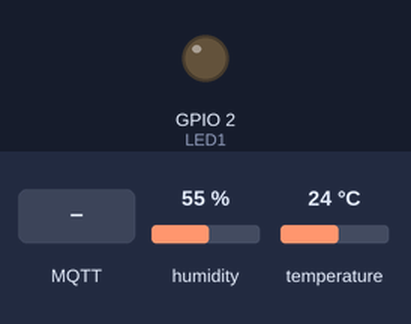
Bench run of a sketch on a simulated ESP32. Shown: output pins drawn as LEDs (lit = HIGH). Inputs (shaded band) come from the test bench; at power-on: humidity 55 %, temperature 24 °C. WiFi joins after 1.5 s; servers stay silent unless stated; no MQTT or app messages arrive unless stated; what the sketch prints to the serial monitor is not drawn.

Above: at 2.2 s.
2.3 s: MQTT message "on" arrives on the first subscribed topic
At 5.1 s:
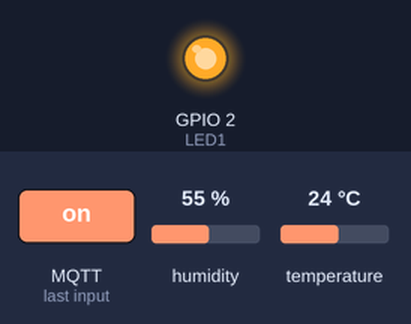
8.7 s: MQTT message "off" arrives on the first subscribed topic
At 10.9 s:
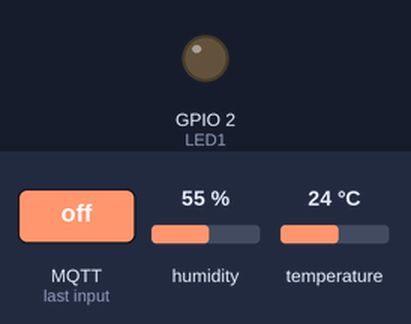
Timing chart, 0 to 12.4 s (numbered marks = the images above; inputs shaded):
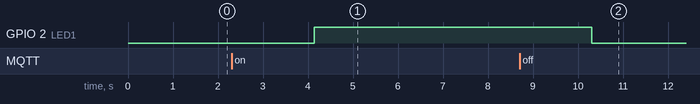

The sketch:

Lab10.ino
```cpp
//6188089 - Nattawipa Saetae

#define _DEBUG

/* Session 1 AHT */
#include <Adafruit_AHTX0.h>
Adafruit_AHTX0 aht;
sensors_event_t humidity, temp;

/* Session 2 (WiFi)*/
#include <WiFi.h>
bool wifiConnected = true; // Flag determining if this device can connect to WiFi

/* Session 3 NETPIE2020*/
#include <PubSubClient.h>

const char* ssid = "YingsakAIS1_2.4G"; // Your_SSID
const char* password = "Y0898111144Y"; // Your_SSID_Password
const char* mqtt_server = "broker.netpie.io";
const int mqtt_port = 1883;
const char* mqtt_Client = "1bbf7d26-5572-4b30-908e-0038317f79b7"; // Client ID
const char* mqtt_username = "KEgPPxPDHjd2NmWicrMXeck8GYGuiwHk"; // Token
const char* mqtt_password = "9C2-8LdRdwmD#$6w2xm8(IfJApYqh6AN"; // Secret

WiFiClient espClient;
PubSubClient client (espClient);

char msg[150];
long int lastMsg = 0;
long int nowMsg = 0;
int value = 0;
String output;

#define LED1 2 // use on-board LED

// Session NETPIE 2020

void reconnect() {
  while (!client.connected()) {

    Serial.print("Attempting MQTT connection…");

    if (client.connect(mqtt_Client, mqtt_username, mqtt_password)) {
      Serial.println("connected");
      client.subscribe("@msg/led"); //-- add subscribe
    }
    else {
      Serial.print("failed, rc=");
      Serial.print(client.state());
      Serial.println("try again in 5 seconds");
      delay(5000);
    }
  }
}

void callback(char* topic, byte* payload, unsigned int length) {
  Serial.print("Message arrived [");
  Serial.print(topic);
  Serial.print("] ");
  String message;
  for (int i = 0; i < length; i++) {
    message = message + (char)payload[i];
  }
  Serial.println(message);
  if(String(topic) == "@msg/led") {
    if (message == "on"){
      digitalWrite(LED1,1); //1--on
      client.publish("@shadow/data/update", "{\"data\" : {\"led\" : \"on\"}}");
      Serial.println("LED ON");
    }
    else if (message == "off") {
      digitalWrite(LED1,0); //0-off
      client.publish("@shadow/data/update", "{\"data\" : {\"led\" : \"off\"}}");
      Serial.println("LED OFF");
    }
  }
}

void setup() {
  /* For debugging */
#ifdef _DEBUG
  Serial.begin(115200); // Initiate Serial for Serial Monitor
#endif
  pinMode(LED1, OUTPUT); //--led


  if (! aht.begin()) {
    Serial.println("Could not find AHT? Check wiring");
    while (1) delay(10);
  }
  Serial.println("AHT10 or AHT20 found");

  /* Session (WiFi) Connect WiFi */
  WiFi.mode(WIFI_STA);
  WiFi.begin(ssid, password);
  uint32_t t = millis();
  while(WiFi.status() != WL_CONNECTED){ // Wait until connected if not connected
    delay(100);
    Serial.print(".");
    if(millis() - t > 1000){
      if(WiFi.status() != WL_CONNECTED)
        wifiConnected = false; // If the time elapses pass 1s, set the WiFi status to not connected
      break;
    }
  }
  Serial.println("");
   /* Session (NETPIE) Event Handlers and Connection */

  Serial.print("IP Address: ");
  Serial.println(WiFi.localIP());
  client.setServer(mqtt_server, mqtt_port);
  client.setCallback(callback); //uncomment

}

void loop() {

    Serial.println(WiFi.localIP());
    if (!client.connected())
    { reconnect();
      Serial.println("reconnect");
    }
    client.loop();
    nowMsg = millis();

    aht.getEvent(&humidity, &temp);

    if (nowMsg - lastMsg > 1000) {
      lastMsg = nowMsg;
      ++value;

      output = "{\"data\": {\"temp\": "+ String(temp.temperature) +",\"humidity\": "+ String(humidity.relative_humidity) +"}}";  //--- change code

      Serial.println(output);
      output.toCharArray(msg, (output.length() + 1));
      client.publish("@shadow/data/update", msg);
      client.publish("@msg/test", "Hello NETPIE2020");
      Serial.println("Hello NETPIE2020");
    }
    delay(3000);

}
```

Measured:
- after the input at 2.3 s, GPIO 2 (LED1): LOW → HIGH after 1.8 s
- after the input at 8.7 s, GPIO 2 (LED1): HIGH → LOW after 1.6 s
